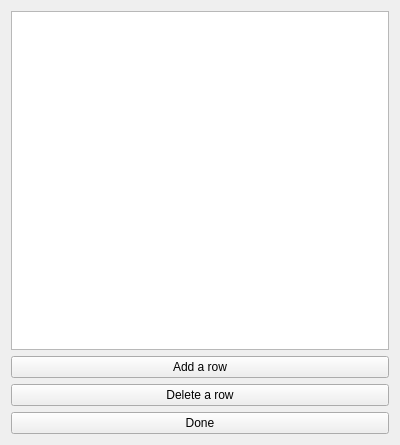
<?xml version="1.0" encoding="UTF-8"?>
<ui version="4.0">
 <class>dlg</class>
 <widget class="QWidget" name="dlg">
  <property name="geometry">
   <rect>
    <x>0</x>
    <y>0</y>
    <width>400</width>
    <height>445</height>
   </rect>
  </property>
  <property name="windowTitle">
   <string>Form</string>
  </property>
  <layout class="QVBoxLayout" name="verticalLayout">
   <item>
    <widget class="QTableView" name="view_primary"/>
   </item>
   <item>
    <widget class="QPushButton" name="button_add_row">
     <property name="text">
      <string>Add a row</string>
     </property>
    </widget>
   </item>
   <item>
    <widget class="QPushButton" name="button_del_row">
     <property name="text">
      <string>Delete a row</string>
     </property>
    </widget>
   </item>
   <item>
    <widget class="QPushButton" name="button_done">
     <property name="text">
      <string>Done</string>
     </property>
    </widget>
   </item>
  </layout>
 </widget>
 <resources/>
 <connections/>
</ui>
